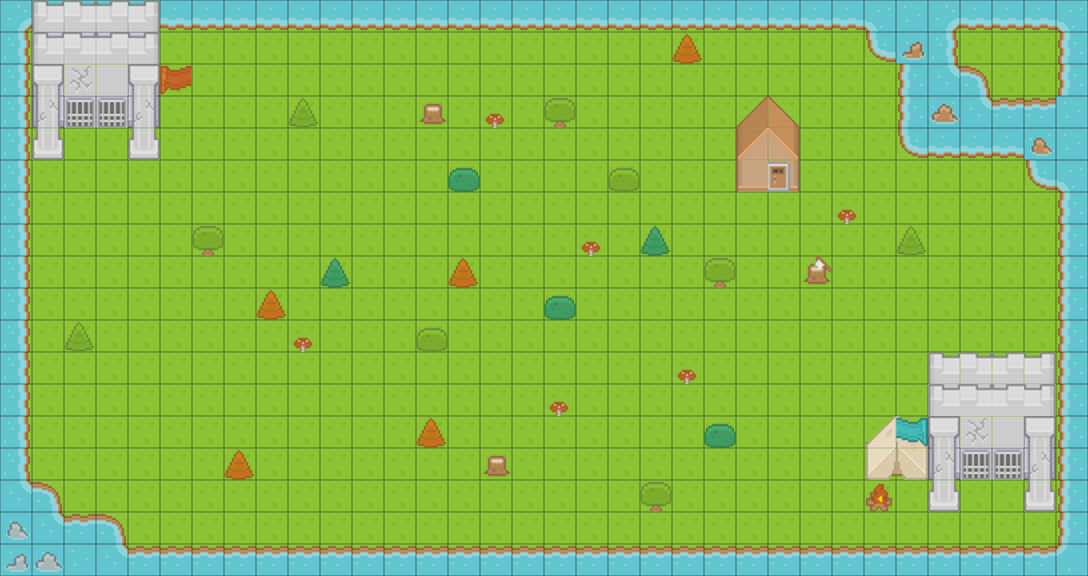

This is a level from a 2D game, rendered from its Tiled map with the project's own tilesets. A one-line summary and the map file follow, with tile-layer data summarised:
An orthogonal 34x18 tile map with 32x32 px tiles, 5 tile layers (background, entredeux, batiment, premplan, ...), 1 hidden layer not drawn.

<map version="1.0.0" orientation="orthogonal" renderorder="right-down" width="34" height="18" tilewidth="32" tileheight="32" nextobjectid="1">
 <tileset firstgid="1" name="roguelikeSheet_transparentx2" tilewidth="32" tileheight="32" spacing="2" tilecount="1767" columns="57">
  <image source="roguelikeSheet_transparentx2.png" width="1936" height="1052" />
 </tileset>
 <layer name="background" width="34" height="18">
  <data>[612 cells, 612 non-empty, 24 distinct tile ids]</data>
 </layer>
 <layer name="entredeux" width="34" height="18">
  <data>[612 cells, 36 non-empty, 13 distinct tile ids]</data>
 </layer>
 <layer name="batiment" width="34" height="18">
  <data>[612 cells, 39 non-empty, 17 distinct tile ids]</data>
 </layer>
 <layer name="obstacles" width="34" height="18" visible="0">
  <data>[612 cells, 171 non-empty, 1 distinct tile ids]</data>
 </layer>
 <layer name="premplan" width="34" height="18">
  <data>[612 cells, 7 non-empty, 7 distinct tile ids]</data>
 </layer>
 <layer name="premprem" width="34" height="18">
  <data>[612 cells, 3 non-empty, 3 distinct tile ids]</data>
 </layer>
</map>